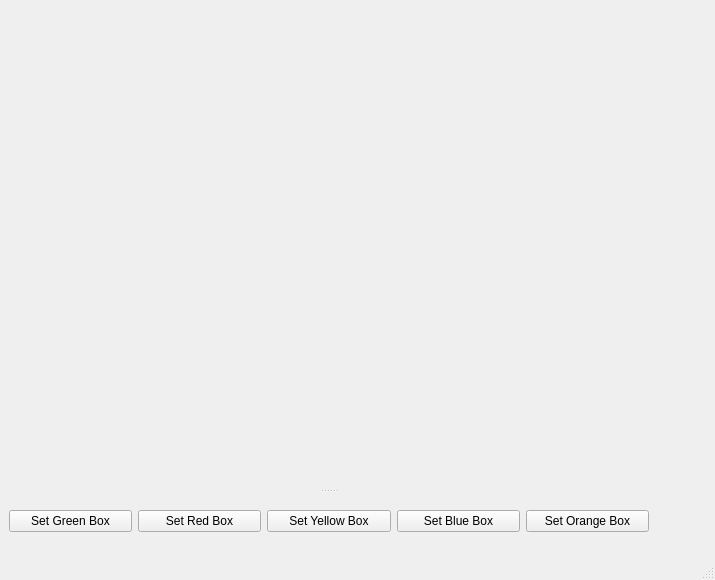
<ui version="4.0" >
 <class>MainWindow</class>
 <widget class="QMainWindow" name="MainWindow" >
  <property name="geometry" >
   <rect>
    <x>0</x>
    <y>0</y>
    <width>715</width>
    <height>580</height>
   </rect>
  </property>
  <property name="windowTitle" >
   <string>MainWindow</string>
  </property>
  <widget class="QWidget" name="centralwidget" >
   <property name="geometry" >
    <rect>
     <x>0</x>
     <y>28</y>
     <width>715</width>
     <height>527</height>
    </rect>
   </property>
   <layout class="QVBoxLayout" name="verticalLayout" >
    <item>
     <widget class="QSplitter" name="splitter" >
      <property name="orientation" >
       <enum>Qt::Vertical</enum>
      </property>
      <widget class="QLabel" name="video_label_" >
       <property name="minimumSize" >
        <size>
         <width>640</width>
         <height>480</height>
        </size>
       </property>
       <property name="maximumSize" >
        <size>
         <width>640</width>
         <height>480</height>
        </size>
       </property>
       <property name="text" >
        <string/>
       </property>
      </widget>
      <widget class="QWidget" name="" >
       <layout class="QHBoxLayout" name="horizontalLayout" >
        <item>
         <widget class="QPushButton" name="green_button_" >
          <property name="text" >
           <string>Set Green Box</string>
          </property>
         </widget>
        </item>
        <item>
         <widget class="QPushButton" name="red_button_" >
          <property name="text" >
           <string>Set Red Box</string>
          </property>
         </widget>
        </item>
        <item>
         <widget class="QPushButton" name="yellow_button_" >
          <property name="text" >
           <string>Set Yellow Box</string>
          </property>
         </widget>
        </item>
        <item>
         <widget class="QPushButton" name="blue_button_" >
          <property name="text" >
           <string>Set Blue Box</string>
          </property>
         </widget>
        </item>
        <item>
         <widget class="QPushButton" name="orange_button_" >
          <property name="text" >
           <string>Set Orange Box</string>
          </property>
         </widget>
        </item>
       </layout>
      </widget>
     </widget>
    </item>
   </layout>
   <zorder>red_button_</zorder>
   <zorder>yellow_button_</zorder>
   <zorder>blue_button_</zorder>
   <zorder>orange_button_</zorder>
   <zorder>video_label_</zorder>
   <zorder>green_button_</zorder>
  </widget>
  <widget class="QMenuBar" name="menubar" >
   <property name="geometry" >
    <rect>
     <x>0</x>
     <y>0</y>
     <width>715</width>
     <height>28</height>
    </rect>
   </property>
  </widget>
  <widget class="QStatusBar" name="statusbar" >
   <property name="geometry" >
    <rect>
     <x>0</x>
     <y>555</y>
     <width>715</width>
     <height>25</height>
    </rect>
   </property>
  </widget>
 </widget>
 <resources/>
 <connections/>
</ui>
